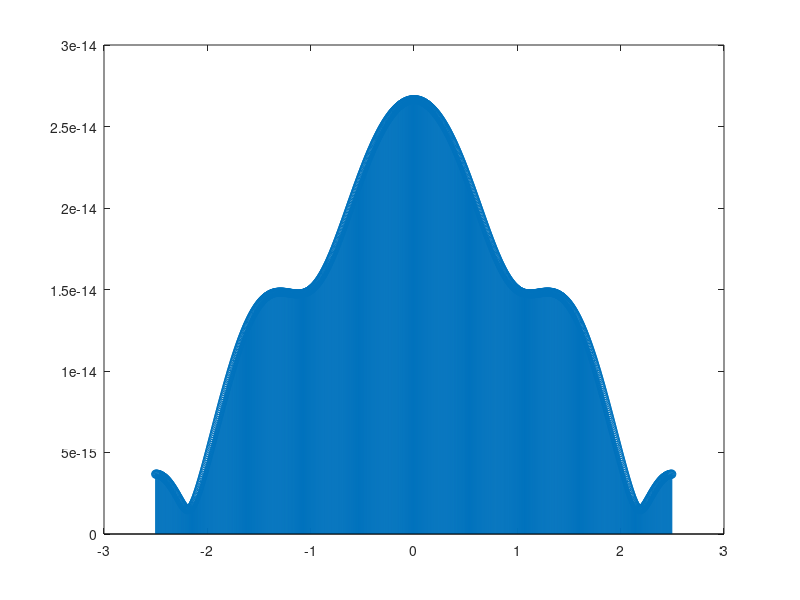

Write the MATLAB code that produced this figure.
clear all;
close all;
fc = input('enter frequency of the sinosoid :-  ');
fsampling = input('enter sampling frequency :-  ');
tsampling = 1/fsampling;
A = 5;
t = -0.5:tsampling:0.5;                                                                                  
xt = A*sin(2*pi*fc*t);
% % stem(t,xt);
% xlabel('t(sec) -->');
% ylabel('x(t) -->');
% title('Time Domain Plot')
% hold on;
nfft = 1024;
xf = fft(xt,nfft);
mag_xf = abs(fftshift(xf));
angle_xf  = unwrap(angle(xf));
fspacing = fsampling/nfft;
fstart = -fsampling/2;
fend = fsampling/2 - fspacing;
faxis = fstart:fspacing:fend;
stem(faxis,mag_xf);
% inv_xf = ifft(xf);
% reconst_xt = ifftshift(inv_xf);
% stem(t,inv_xf(1:length(t)),'g');

